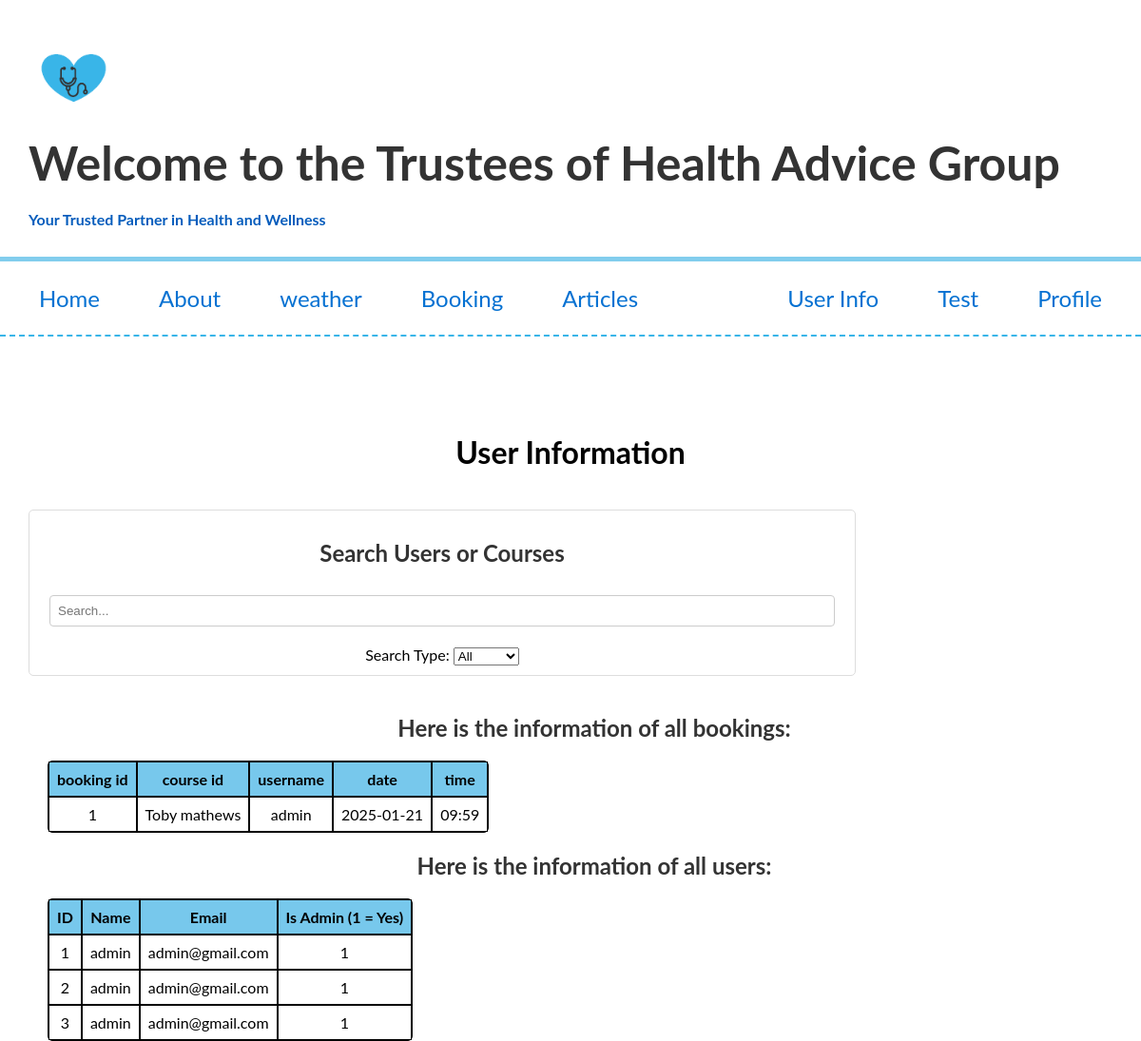
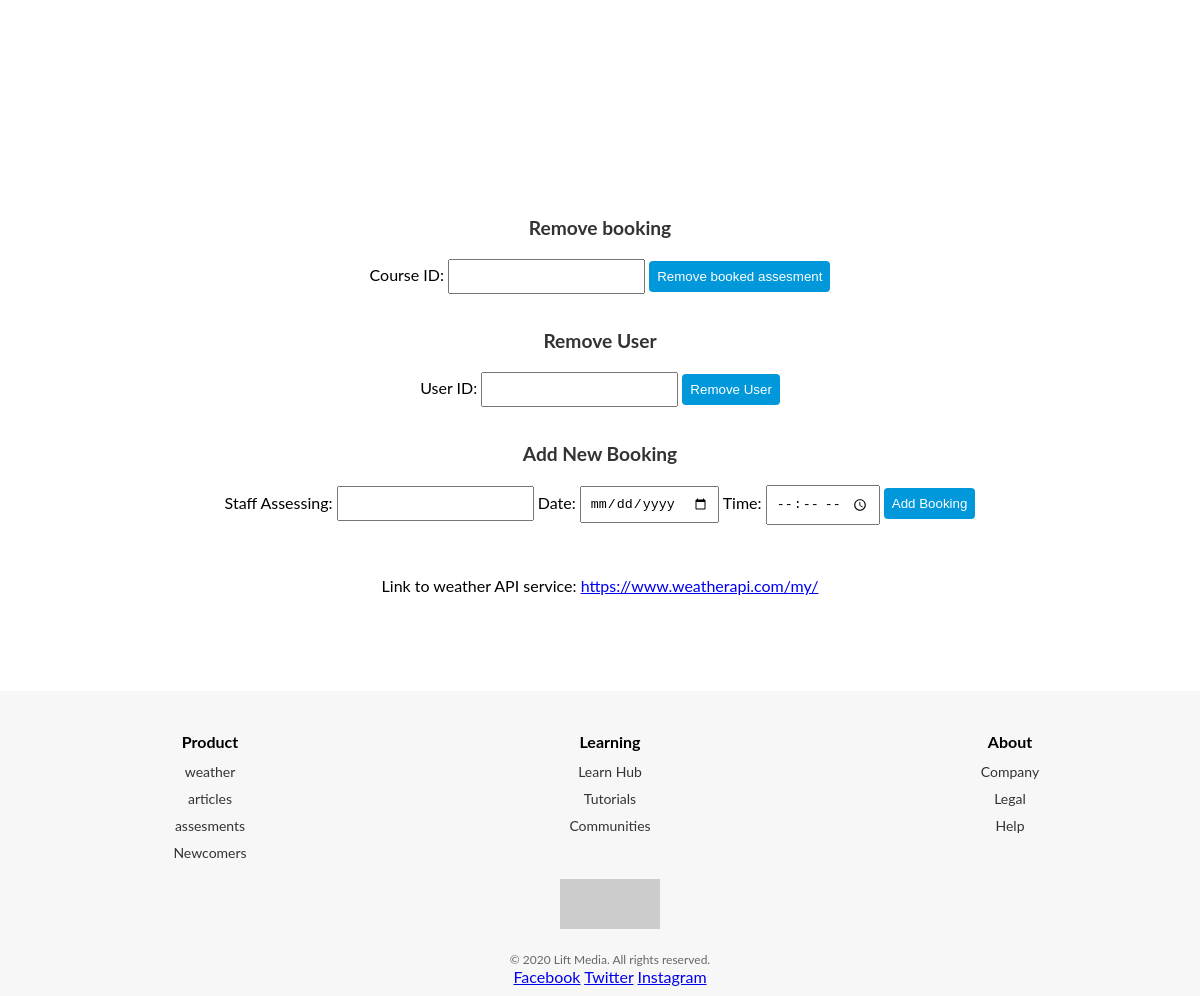
Page /usersinfo (signed in) on the committed database (2 pictures, top to bottom).
### tables this page shows
CREATE TABLE bookings (booking_id INTEGER PRIMARY KEY, assesor text, username text, date TEXT, time TEXT, FOREIGN KEY(username) REFERENCES users(username));

CREATE TABLE user (id INTEGER PRIMARY KEY, username TEXT NOT NULL, email TEXT NOT NULL, password TEXT NOT NULL, admin BOOLEAN NOT NULL DEFAULT FALSE);

### flaskr/main.py (the view)
@app.route("/usersinfo")
def users_info():
    if "username" not in session or not session.get("admin"):
        return redirect(url_for("login"))
    try:
        connection = sqlite3.connect("user.db")
        cursor = connection.cursor()
        cursor.execute("SELECT id, username, email, admin FROM user")
        user = cursor.fetchall()
        cursor.execute("SELECT booking_id, assesor, username, date, time FROM bookings")
        bookings = cursor.fetchall()
        connection.close()
        return render_template("users_info.html", user=user, bookings=bookings)
    except sqlite3.Error as e:
        return f"Database error: {str(e)}", 500

### flaskr/main.py (called while the page is built)
@app.before_request
def manage_session():
    session.permanent = True
    app.permanent_session_lifetime = timedelta(minutes=30)
    if "username" in session:
        last_activity = session.get("last_activity")
        if last_activity:
            current_time = datetime.now()
            time_difference = current_time - last_activity.replace(tzinfo=None)
            if time_difference.total_seconds() > 1800:  # 30 minute
                session.clear()
                return redirect(url_for("login"))
    session["last_activity"] = datetime.now()

@app.context_processor
def inject_user():
    return {
        "authenticated": "username" in session,
        "admin": session.get("admin", False),
    }

@app.context_processor
def inject_theme():
    theme = session.get("theme", "light")
    return dict(theme=theme)

### flaskr/templates/users_info.html (shortened to what this page needs)
<!DOCTYPE html>
<html lang="en">
{% extends "index.html" %} {% block title %}User Info{% endblock %} {% block
content %}
<link rel="stylesheet" href="/static/user_info.css" />
<body>
  <h1>User Information</h1>
  <div class="search-section">
    <form action="/search" method="post">
      <h2>Search Users or Courses</h2>
      <input type="text" id="searchInput" placeholder="Search..." onkeyup="searchTables()" />
      <label for="searchType">Search Type:</label>
      <select id="searchType" onchange="searchTables()">
        <option value="all">All</option>
      </select>
    </form>
  </div>
  <div class="bookings_info bookings">
    <h2>Here is the information of all bookings:</h2>
    <table>
      <thead>
        <tr>
          <th>booking id</th>
          <th>course id</th>
          <th>username</th>
          <th>date</th>
          <th>time</th>
        </tr>
      </thead>
      <tbody>
        {% for bookings in bookings %}
        <tr>
          <td>{{ bookings[0] }}</td>
          <td>{{ bookings[1] }}</td>
          <td>{{ bookings[2] }}</td>
          <td>{{ bookings[3] }}</td>
          <td>{{ bookings[4] }}</td>
        </tr>
        {% endfor %}
      </tbody>
    </table>
  </div>
  <div class="user_info users">
    <h2>Here is the information of all users:</h2>
    <table>
      <thead>
        <tr>
          <th>ID</th>
          <th>Name</th>
          <th>Email</th>
          <th>Is Admin (1 = Yes)</th>
        </tr>
      </thead>
      <tbody>
        {% for user in user %}
        <tr>
          <td>{{ user[0] }}</td>
          <td>{{ user[1] }}</td>
          <td>{{ user[2] }}</td>
          <td>{{ user[3] }}</td>
        </tr>
        {% endfor %}
      </tbody>
    </table>
  </div>
  <div class="sidenav">
    <div class="remove_courses">
      <h2>Remove booking</h2>
      <form action="/delete_booking" method="post" onsubmit="return showPopup(event)">
        <label for="booking_id">Course ID:</label>
        <input type="text" id="booking_id" name="booking_id" required />
        <button type="submit">Remove booked assesment</button>
      </form>
    </div>
    <div class="remove_users">
      <h2>Remove User</h2>
      <form action="/delete_user" method="post" onsubmit="return showPopup(event)">
        <label for="user_id">User ID:</label>
        <input type="text" id="user_id" name="user_id" required />
        <button type="submit">Remove User</button>
      </form>
    </div>
    <div class="booking_form">
      <h2>Add New Booking</h2>
      <form action="/add_booking" method="post" onsubmit="return showPopup(event)">
      <label for="assesor">Staff Assessing:</label>
      <input type="text" id="assesor" name="assesor" required />
      <label for="date">Date:</label>
      <input type="date" id="date" name="date" required />
      <label for="time">Time:</label>
      <input type="time" id="time" name="time" required />
      <button type="submit">Add Booking</button>
      </form>
    </div>
  </div>
  <p>Link to weather API service: <a href="https://www.weatherapi.com/my/"
      target="_blank">https://www.weatherapi.com/my/</a></p>
</body>
{% endblock %}

### flaskr/templates/index.html (shortened to what this page needs)
<!DOCTYPE html>
<html lang="en">
<head>
  <link rel="stylesheet" href="/static/main.css" />
</head>
<body>
  <div class="welcome">
    <div style="
          display: flex;
          align-items: center;
          justify-content: left;
          flex-wrap: wrap;
          padding: 10px;
        ">
      <img id="logo" src="{{ url_for('static', filename='logo.png') }}" alt="health group website Logo"
        style="margin: 5px; width: 100px; max-width: 100%; height: auto" />
      <div style="display: flex; flex-direction: column;">
        <h1 style="text-align: left; margin: 10px; font-size: 50px;">
          Welcome to the Trustees of Health Advice Group
        </h1>
        <h2 style="color: #055cbc; margin: 10px; font-size: medium; text-align: left;">
          Your Trusted Partner in Health and Wellness
        </h2>
      </div>
    </div>
  </div>
  <nav class=" navbar">
  </nav>
  <nav class="nav">
    <a href="/" style="color: #0571d2; font-size: 1.5em">Home</a>
    <a href="/about_page" style="color: #0571d2; font-size: 1.5em">About</a>
    <a href="/weather_page" style="color: #0571d2; font-size: 1.5em">weather</a>
    <a href="/BookingPage" style="color: #0571d2; font-size: 1.5em">Booking</a>
    <a href="/articles_page" style="color: #0571d2; font-size: 1.5em">Articles</a>
    {% if admin %}
    <a href="/usersinfo" style="color: #0571d2; font-size: 1.5em; margin-left: auto">User Info</a>
    <a href="/test" style="color: #0571d2; font-size: 1.5em">Test</a>
    {% if authenticated %}
    <a href="/profile" style="color: #0571d2; font-size: 1.5em">Profile</a>
    {% endif %} {% else %}
    <a href="/Sign-Up" style="color: #0571d2; font-size: 1.5em; margin-left: auto">Sign Up</a>
    <a href="/login" style="color: #0571d2; font-size: 1.5em">Login</a>
    {% endif %}
  </nav>
  {% block content %}{% endblock %}
  <div class="footer" id="footer">
    <footer>
      <div class="footer-container">
        <div class="footer-column">
          <h4>Product</h4>
          <ul>
            <li><a href="/weather_page">weather</a></li>
            <li><a href="/articles">articles</a></li>
            <li><a href="/BookingPage">assesments</a></li>
            <li><a href="/about_page">Newcomers</a></li>
          </ul>
        </div>
        <div class="footer-column">
          <h4>Learning</h4>
          <ul>
            <li><a href="/unfinishedpagepage">Learn Hub</a></li>
            <li><a href="/unfinishedpagepage">Tutorials</a></li>
            <li><a href="/unfinishedpagepage">Communities</a></li>
          </ul>
        </div>
        <div class="footer-column">
          <h4>About</h4>
          <ul>
            <li><a href="#">Company</a></li>
            <li><a href="#">Legal</a></li>
            <li><a href="#">Help</a></li>
          </ul>
        </div>
      </div>
      <div class="footer-logo">
        <img src="https://via.placeholder.com/100x50" alt="Lift Logo" />
      </div>
      <div class="footer-bottom">© 2020 Lift Media. All rights reserved.</div>
      <div class="social-icons">
        <a href="https://en-gb.facebook.com/login.php/">Facebook</a>
        <a href="https://x.com/login?mx=2">Twitter</a>
        <a href="https://www.instagram.com/accounts/login/">Instagram</a>
      </div>
    </footer>
  </div>
</body>
</html>

### flaskr/static/main.css (style rules this page uses)
html { font-size: 16px; scroll-behavior: smooth; }
body { background-color: #ffffff; font-family: Arial, sans-serif; margin: 0; padding: 0; padding-bottom: 120px; overflow-y: scroll; overflow-x: hidden; }
.nav a { color: #c9c8c8; display: block; float: left; padding: 14px 16px; text-align: center; text-decoration: none; }
.nav { align-items: center; background-color: #fff; display: flex; justify-content: space-between; padding: 10px; border-bottom: 2.5px dashed #39b5e8; margin-bottom: 5rem; }
.nav a { color: black; font-size: 18px; margin: 0 15px; text-decoration: none; }
.navbar { background-color: #0099db7d; display: flex; top: 0; justify-content: space-between; padding: 2.5px; right: 0; }
.welcome { background-color: #ffffff; margin-bottom: 0px; padding: 10px; text-align: center; }
.welcome h1 { color: #333333; }
h2 { color: #333333; }
body { height: 100%; margin: 0; }
body { display: flex; flex-direction: column; min-height: 100vh; margin: 0; padding: 0; }
footer { position: relative; z-index: 1000; height: auto; min-height: 1px; bottom: 0; left: 0; width: 100%; padding: 10px; background: #f7f7f7; text-align: center; color: #000000; margin-top: 5rem; }
.footer-container { display: flex; flex-wrap: wrap; justify-content: space-around; max-width: 1200px; margin: auto; }
.footer-column { flex: 1; min-width: 150px; margin: 10px 0; }
.footer-column h4 { font-size: 16px; font-weight: bold; margin-bottom: 10px; }
.footer-column ul { list-style: none; padding: 0; margin: 0; }
.footer-column ul li { margin-bottom: 8px; }
.footer-column ul li a { text-decoration: none; color: #333; font-size: 14px; }
.footer-bottom { margin-top: 20px; font-size: 12px; color: #666; }

### flaskr/static/user_info.css (style rules this page uses)
body { font-family: "Lato", sans-serif; display: flex; flex-direction: column; text-align: center; margin: 0; height: 100vh; overflow: auto; }
h2 { color: #333333; }
.sidenav h2 { font-size: 1.2em; margin-bottom: 15px; }
.sidenav form { margin-bottom: 20px; }
.sidenav input, .sidenav select { width: auto; padding: 8px; margin: 5px 0 15px; }
.sidenav button { width: auto; padding: 8px; background-color: #0098DB; color: white; border: none; border-radius: 4px; cursor: pointer; }
.search-section { margin: 20px 300px 20px 30px; padding: 10px; background-color: #ffffff; border: 1px solid #ddd; border-radius: 5px; position: relative; z-index: 1; }
.search-section h2 { margin-bottom: 10px; }
.search-section input { margin: 20px 0; width: calc(100% - 40px); padding: 8px; border: 1px solid #ccc; border-radius: 4px; }
table { border-spacing: 0; border: 0.5px solid #020202; border-radius: 5px; }
th, td { padding: 8px; border: 0.5px solid #020202; text-align: center; }
th { background-color: #0098DB88; color: #000; }
.user_info { margin-left: 50px; margin-bottom: 200px; }
.bookings_info { margin-left: 50px; }

### rows in the picture
bookings: booking_id "1", assesor "Toby mathews", username "admin", date "2025-01-21", time "09:59"
user: id "1", username "admin", email "admin@gmail.com", admin "1"
user: id "2", username "admin", email "admin@gmail.com", admin "1"
user: id "3", username "admin", email "admin@gmail.com", admin "1"
